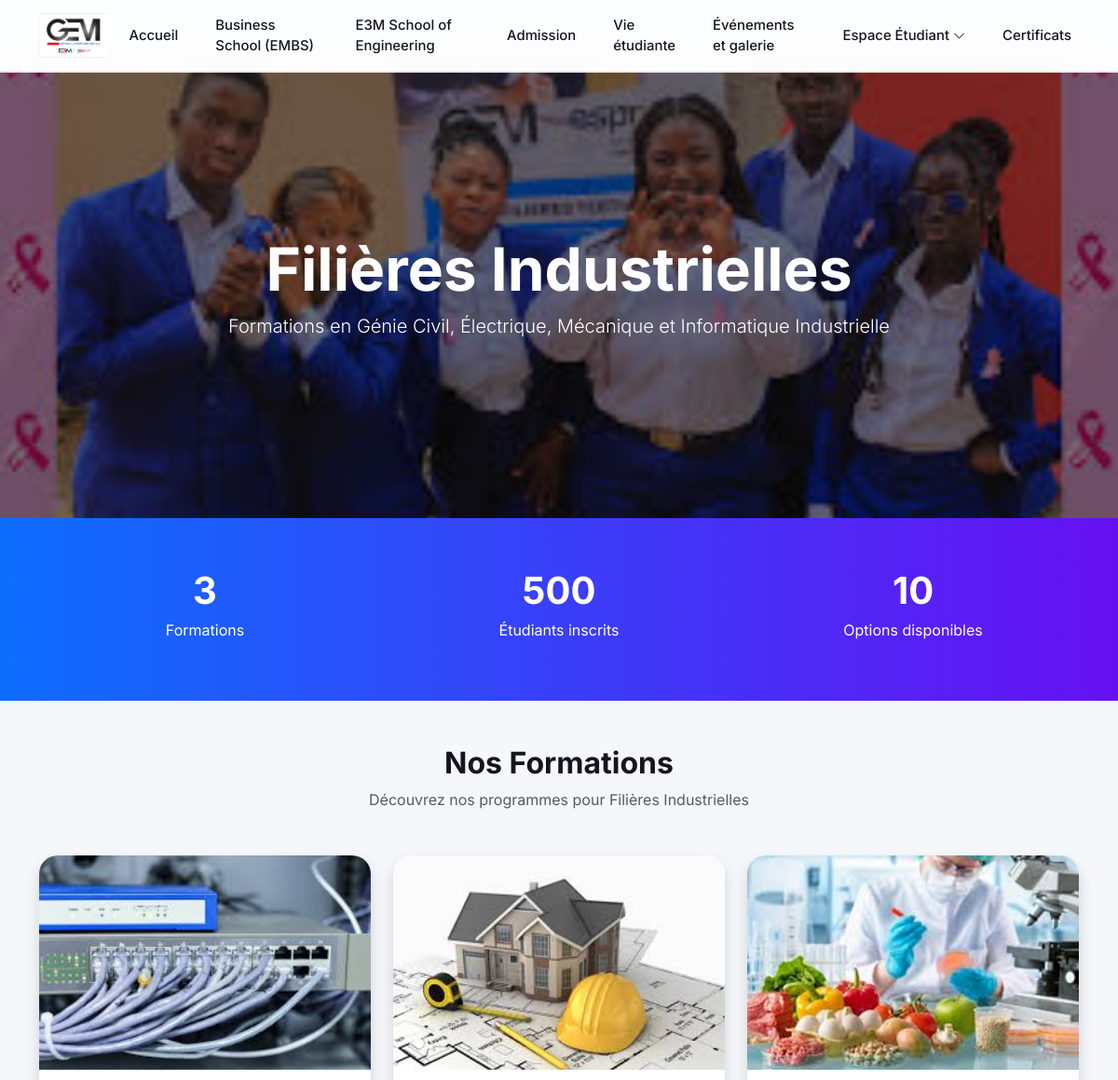
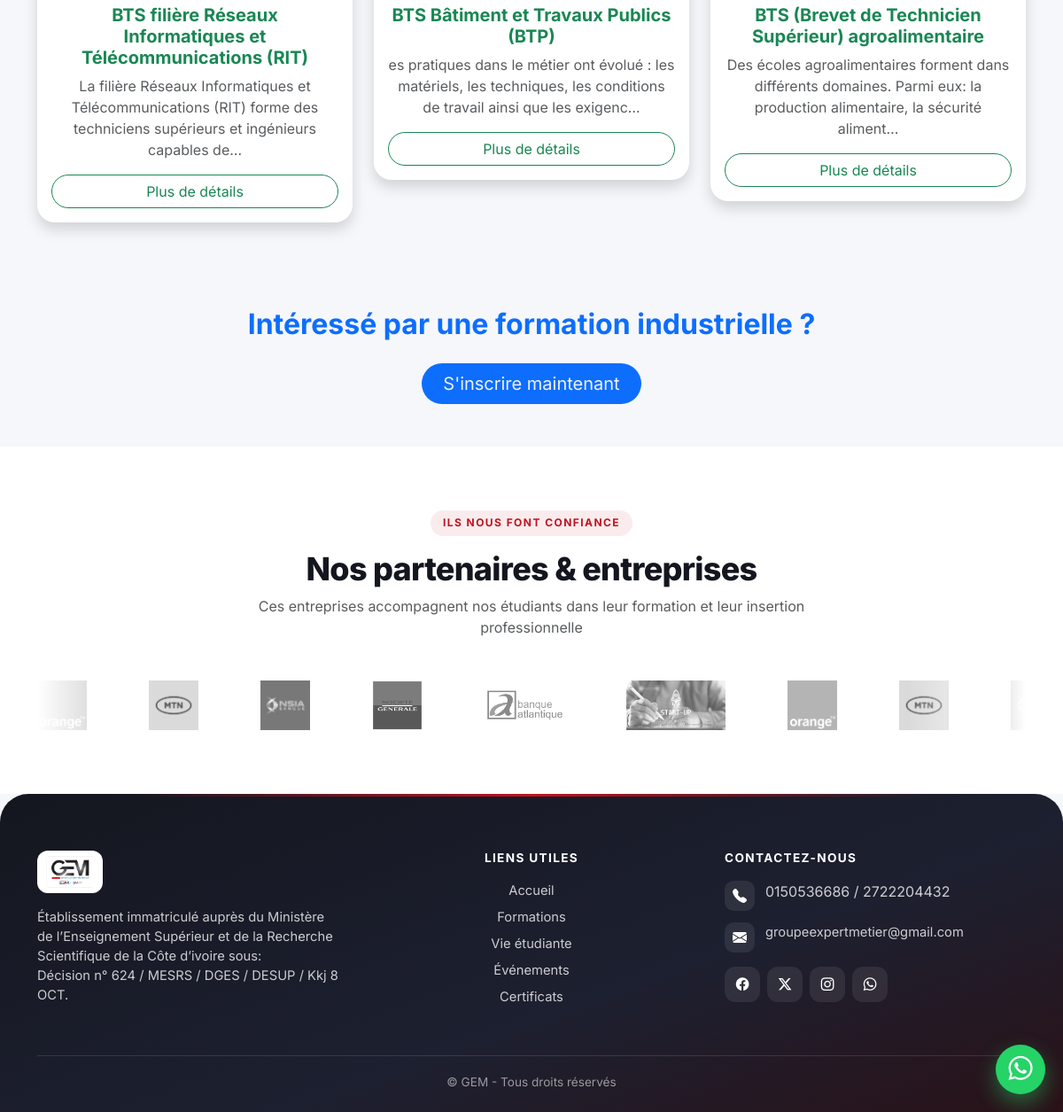
Screenshot of /filiere-industrielles/ with the database file from the repository (2 pictures, top to bottom).
### myapp/models.py (models this page shows, shortened)
class HomePage(models.Model):
    site_name = models.CharField(max_length=255)
    logo = models.ImageField(upload_to="logos/")
    welcome_titre = models.CharField(max_length=255)
    welcome_message = RichTextField(default="Bienvenue sur notre site")
    action1_message = models.CharField(max_length=255)
    action1_lien = models.CharField(max_length=255)
    action2_message = models.CharField(max_length=255)
    action2_lien = models.CharField(max_length=255)
    contact_message = RichTextField(default="Contactez-nous")
    about_message = RichTextField(default="Bienvenue sur notre site")
    footer_message = RichTextField(default="© 2025 – Tous droits réservés")
    footer_bouton_message = models.CharField(max_length=255, default="En savoir plus")
    class Meta:
        verbose_name = "Page d'accueil"
        verbose_name_plural = "Pages d'accueil"

class Formation(models.Model):
    titre = models.CharField(max_length=200, default="Formation par défaut")
    description = models.TextField()
    details = models.TextField(blank=True, null=True)
    type_filiere = models.CharField(
        max_length=50,
        choices=TYPE_FILIERE_CHOICES,
        default='bts'
    )
    image = models.ImageField(upload_to='formations/', blank=True, null=True)

### myapp/views.py (the view)
# urls.py: path('filiere-industrielles/', views.filiere_industrielles, name='formations_industrielles'),
def filiere_industrielles(request):
    industrielles = Formation.objects.filter(type_filiere='industrielle')
    return render(request, 'filiere_industrielles.htm', {'industrielles': industrielles})

### myapp/context_processors.py (called while the page is built)
def home_data(request):
    return {
        "home_data": HomePage.objects.first()
    }

### myapp/templates/filiere_industrielles.htm (shortened to what this page needs)
{% extends 'base.html' %}
{% load static %}
{% block content %}
<link href="https://unpkg.com/aos@2.3.4/dist/aos.css" rel="stylesheet">
<section class="hero">
  <div>
    <h1 class="display-3 fw-bold" data-aos="fade-up">Filières Industrielles</h1>
    <p class="lead" data-aos="fade-up" data-aos-delay="200">
      Formations en Génie Civil, Électrique, Mécanique et Informatique Industrielle
    </p>
  </div>
</section>
<section class="stats text-center py-5">
  <div class="container">
    <div class="row">
      <div class="col-md-4"><div class="stat-number" id="countFiliere">{{ industrielles|length }}</div><p>Formations</p></div>
      <div class="col-md-4"><div class="stat-number" id="countStudents">500</div><p>Étudiants inscrits</p></div>
      <div class="col-md-4"><div class="stat-number" id="countOptions">10</div><p>Options disponibles</p></div>
    </div>
  </div>
</section>
<section class="container py-5">
  <div class="text-center mb-5"><h2 class="fw-bold">Nos Formations</h2><p class="text-muted">Découvrez nos programmes pour Filières Industrielles</p></div>
  <div class="row g-4">
    {% for formation in industrielles %}
    <div class="col-md-4" data-aos="zoom-in">
      <div class="card formation-card shadow">
        {% if formation.image %}
          <img src="{{ formation.image.url }}" alt="{{ formation.titre }}">
        {% else %}
          <img src="{% static 'images/formation.jpg' %}" alt="{{ formation.titre }}">
        {% endif %}
        <div class="card-body text-center d-flex flex-column">
          <h5 class="fw-bold text-success">{{ formation.titre }}</h5>
          <p class="text-muted">{{ formation.description|truncatechars:120 }}</p>
          <button class="btn btn-outline-success rounded-pill mt-auto" data-bs-toggle="modal" data-bs-target="#modal{{ forloop.counter }}">Plus de détails</button>
        </div>
      </div>
    </div>
    {% endfor %}
  </div>
</section>
<section class="cta-section text-center py-5">
  <h2 class="fw-bold" style="color: #0d6efd;">Intéressé par une formation industrielle ?</h2>
  <a href="{% url 'preinscription' %}" class="btn btn-lg rounded-pill mt-3 px-4" style="background-color: #0d6efd; color:#f0f0f0; border:none;">S'inscrire maintenant</a>
</section>
{% endblock %}

### myapp/templates/base.html (shortened to what this page needs)
{% load static %}
<!DOCTYPE html>
<html lang="fr">
<head>
    <link href="https://cdn.jsdelivr.net/npm/bootstrap@5.3.3/dist/css/bootstrap.min.css" rel="stylesheet">
    <link rel="stylesheet" href="https://cdn.jsdelivr.net/npm/bootstrap-icons@1.11.3/font/bootstrap-icons.css">
    <link rel="stylesheet" href="https://cdnjs.cloudflare.com/ajax/libs/font-awesome/6.5.2/css/all.min.css">
    <link rel="stylesheet" href="https://cdn.jsdelivr.net/npm/aos@2.3.4/dist/aos.css">
    <link rel="stylesheet" href="https://cdn.jsdelivr.net/npm/swiper@11/swiper-bundle.min.css" />
    <link href="https://cdnjs.cloudflare.com/ajax/libs/lightbox2/2.11.4/css/lightbox.min.css" rel="stylesheet">
</head>
<body>
    <nav class="navbar navbar-expand-lg fixed-top">
        <div class="container">
            <a class="navbar-brand" href="/">
                {% if home_data.logo %}
                <img src="{{ home_data.logo.url }}" alt="{{ home_data.site_name }}">
                {% else %}
                {{ home_data.site_name }}
                {% endif %}
            </a>
            <div class="collapse navbar-collapse justify-content-end" id="mainNavbar">
                <ul class="navbar-nav align-items-lg-center gap-lg-4">
                    <li class="nav-item">
                        <a class="nav-link {% if request.resolver_match.url_name == 'home' %}active fw-bold{% endif %}"
                            href="{% url 'home' %}">Accueil</a>
                    </li>
                    <li class="nav-item">
                        <a class="nav-link {% if request.resolver_match.url_name == 'formations' %}active fw-bold{% endif %}"
                            href="{% url 'formations' %}">Business School (EMBS)</a>
                    </li>
                    <li class="nav-item">
                        <a class="nav-link {% if request.resolver_match.url_name == 'e3m_school' %}active fw-bold{% endif %}"
                            href="{% url 'e3m_school' %}">E3M School of Engineering</a>
                    </li>
                    <li class="nav-item">
                        <a class="nav-link {% if request.resolver_match.url_name == 'admission' %}active fw-bold{% endif %}"
                            href="{% url 'admission' %}">Admission</a>
                    </li>
                    <li class="nav-item">
                        <a class="nav-link {% if request.resolver_match.url_name == 'vie_associative' %}active fw-bold{% endif %}"
                            href="{% url 'vie_associative' %}">Vie étudiante</a>
                    </li>
                    <li class="nav-item">
                        <a class="nav-link {% if request.resolver_match.url_name == 'evenements' %}active fw-bold{% endif %}"
                            href="{% url 'evenements' %}">Événements et galerie</a>
                    </li>
                    <li class="nav-item dropdown">
                        <a class="nav-link dropdown-toggle {% if request.resolver_match.url_name == 'inscription' or request.resolver_match.url_name == 'preinscription' %}active fw-bold{% endif %}"
                            href="#" id="etudiantsDropdown" role="button" data-bs-toggle="dropdown"
                            aria-expanded="false">
                            Espace Étudiant <i class="bi bi-chevron-down small"></i>
                        </a>
                    </li>
                    <li class="nav-item">
                        <a class="nav-link {% if request.resolver_match.url_name == 'certificats' %}active fw-bold{% endif %}"
                            href="{% url 'certificats' %}">Certificats</a>
                    </li>
                </ul>
            </div>
        </div>
    </nav>
    {% block content %}
    {% endblock %}
    <section class="partners-section">
        <div class="container">
            <div class="text-center mb-5">
                <span class="gem-eyebrow">Ils nous font confiance</span>
                <h2>Nos partenaires &amp; entreprises</h2>
                <p class="text-muted mx-auto" style="max-width:640px;">
                    Ces entreprises accompagnent nos étudiants dans leur formation et leur insertion professionnelle
                </p>
            </div>
            <div class="logo-slider">
                <div class="logo-track">
                    <img src="{% static 'images/partners/p1o.png' %}" alt="Partenaire">
                    <img src="{% static 'images/partners/p2mt.png' %}" alt="Partenaire">
                    <img src="{% static 'images/partners/p3nsia.png' %}" alt="Partenaire">
                    <img src="{% static 'images/partners/p4sgbci.png' %}" alt="Partenaire">
                    <img src="{% static 'images/partners/p5antl.png' %}" alt="Partenaire">
                    <img src="{% static 'images/partners/p6star.jpg' %}" alt="Partenaire">
                    <img src="{% static 'images/partners/p1o.png' %}" alt="" aria-hidden="true">
                    <img src="{% static 'images/partners/p2mt.png' %}" alt="" aria-hidden="true">
                    <img src="{% static 'images/partners/p3nsia.png' %}" alt="" aria-hidden="true">
                </div>
            </div>
        </div>
    </section>
    <footer class="footer">
        <div class="container">
            <div class="row g-5">
                <div class="col-lg-4 text-center text-lg-start">
                    {% if home_data.logo %}
                    <img src="{{ home_data.logo.url }}" alt="Logo" height="48" class="mb-3"
                        style="background:#fff;border-radius:12px;padding:6px 10px;">
                    {% endif %}
                    <p class="mb-0">{{ home_data.footer_message|safe }}</p>
                </div>
                <div class="col-sm-6 col-lg-4 text-center text-sm-start text-lg-center">
                    <h6>Liens utiles</h6>
                    <ul class="list-unstyled footer-links mb-0">
                        <li class="mb-2"><a href="{% url 'home' %}">Accueil</a></li>
                        <li class="mb-2"><a href="{% url 'formations' %}">Formations</a></li>
                        <li class="mb-2"><a href="{% url 'vie_associative' %}">Vie étudiante</a></li>
                        <li class="mb-2"><a href="{% url 'evenements' %}">Événements</a></li>
                        <li class="mb-2"><a href="{% url 'certificats' %}">Certificats</a></li>
                    </ul>
                </div>
                <div class="col-sm-6 col-lg-4">
                    <h6>Contactez-nous</h6>
                    <div class="contact-item">
                        <i class="bi bi-telephone-fill"></i>
                        <span>0150536686 / 2722204432</span>
                    </div>
                    <div class="contact-item">
                        <i class="bi bi-envelope-fill"></i>
                        <a href="mailto:groupeexpertmetier@gmail.com">groupeexpertmetier@gmail.com</a>
                    </div>
                    <div class="social d-flex gap-2 mt-3">
                        <a href="https://www.facebook.com/share/p/14YeWXSMCHP/" target="_blank" rel="noopener"
                            aria-label="Facebook"><i class="bi bi-facebook"></i></a>
                        <a href="#" aria-label="X"><i class="bi bi-twitter-x"></i></a>
                        <a href="#" aria-label="Instagram"><i class="bi bi-instagram"></i></a>
                        <a href="https://wa.me/2250150536686" target="_blank" rel="noopener" class="wa"
                            aria-label="WhatsApp"><i class="bi bi-whatsapp"></i></a>
                    </div>
                </div>
            </div>
            <hr>
            <div class="text-center copyright">
                &copy; {{ home_data.site_name }} - Tous droits réservés
            </div>
        </div>
    </footer>
    <a href="https://wa.me/2250150536686" target="_blank" rel="noopener" class="wa-float" aria-label="WhatsApp">
        <i class="bi bi-whatsapp"></i>
    </a>
</body>
</html>

### myapp/templates/base.html (style rules this page uses)
:root { --gem-primary: #c1121f; --gem-primary-dark: #8b0d16; --gem-accent: #4b5cb8; --gem-ink: #14161f; --gem-muted: #6b7280; --gem-bg: #f6f7fb; --nav-h: 76px; }
html { scroll-behavior: smooth; }
body { background-color: var(--gem-bg); font-family: 'Inter', system-ui, -apple-system, 'Segoe UI', sans-serif; color: var(--gem-ink); padding-top: var(--nav-h); -webkit-font-smoothing: antialiased; }
.navbar { min-height: var(--nav-h); background: rgba(255, 255, 255, .82); backdrop-filter: blur(16px) saturate(160%); -webkit-backdrop-filter: blur(16px) saturate(160%); border-bottom: 1px solid rgba(20, 22, 31, .06); transition: box-shadow .3s ease, background .3s ease; padding: .5rem 0; }
.navbar-brand img { height: 48px; width: auto; transition: transform .3s ease; }
.navbar-brand { font-weight: 800; color: var(--gem-ink); }
.navbar-nav .nav-link { position: relative; font-weight: 500; font-size: .93rem; color: var(--gem-ink); padding: .5rem .2rem; transition: color .25s ease; }
.navbar-nav .nav-link::after { content: ""; position: absolute; left: 0; bottom: 0; width: 100%; height: 2px; border-radius: 2px; background: var(--gem-primary); transform: scaleX(0); transform-origin: left; transition: transform .3s ease; }
.navbar-nav .dropdown-toggle::after { display: none; }
.partners-section { background: #fff; overflow: hidden; padding: 4.5rem 0; }
.gem-eyebrow { display: inline-block; font-size: .75rem; font-weight: 700; letter-spacing: .12em; text-transform: uppercase; color: var(--gem-primary); background: rgba(193, 18, 31, .08); padding: .35rem .9rem; border-radius: 999px; margin-bottom: 1rem; }
.partners-section h2 { font-weight: 800; letter-spacing: -.02em; font-size: clamp(1.7rem, 3vw, 2.3rem); }
.logo-slider { overflow: hidden; position: relative; -webkit-mask-image: linear-gradient(90deg, transparent, #000 12%, #000 88%, transparent); mask-image: linear-gradient(90deg, transparent, #000 12%, #000 88%, transparent); }
.logo-track { display: flex; align-items: center; gap: 70px; width: max-content; animation: scrollLogos 30s linear infinite; }
.logo-track img { height: 56px; width: auto; opacity: .65; filter: grayscale(100%); transition: all .3s ease; }
.footer { position: relative; background: linear-gradient(160deg, #14161f 0%, #1d2030 60%, #2a1218 100%); color: rgba(255, 255, 255, .78); padding: 4rem 0 1.5rem; border-top-left-radius: 32px; border-top-right-radius: 32px; }
.footer::before { content: ""; position: absolute; top: 0; left: 12%; right: 12%; height: 3px; border-radius: 3px; background: linear-gradient(90deg, transparent, var(--gem-primary), transparent); }
.footer h6 { color: #fff; font-weight: 700; font-size: .85rem; letter-spacing: .1em; text-transform: uppercase; margin-bottom: 1.1rem; }
.footer p, .footer li, .footer a { font-size: .92rem; }
.footer a { color: rgba(255, 255, 255, .78); text-decoration: none; transition: color .2s ease, padding-left .2s ease; }
.footer .contact-item { display: flex; align-items: flex-start; gap: .75rem; margin-bottom: .8rem; }
.footer .contact-item i { width: 34px; height: 34px; flex: 0 0 34px; display: flex; align-items: center; justify-content: center; border-radius: 10px; background: rgba(255, 255, 255, .08); color: #fff; }
.footer .social a { width: 40px; height: 40px; display: inline-flex; align-items: center; justify-content: center; border-radius: 12px; background: rgba(255, 255, 255, .08); color: #fff; transition: transform .25s ease, background .25s ease; }
.footer hr { border-color: rgba(255, 255, 255, .12); margin: 2.5rem 0 1.2rem; opacity: 1; }
.footer .copyright { font-size: .85rem; color: rgba(255, 255, 255, .55); }
.wa-float { position: fixed; right: 20px; bottom: 20px; z-index: 1040; width: 56px; height: 56px; border-radius: 50%; display: flex; align-items: center; justify-content: center; background: #25D366; color: #fff; font-size: 1.7rem; box-shadow: 0 10px 25px rgba(37, 211, 102, .45); transition: transform .25s ease; }

### rows the page displays
HomePage: logo (picture), footer_message "Établissement immatriculé auprès du Ministère de l’Enseignement Supérieur et de la Recherche Scientifique de la Côte d’ivoire sous: Décision n° 624 / MESRS / DGES / DESUP / Kkj 8 OCT.", site_name "GEM"
Formation: image (picture), titre "BTS filière Réseaux Informatiques et Télécommunications (RIT)", description "La filière Réseaux Informatiques et Télécommunications (RIT) forme des techniciens supérieurs et ingénieurs capables de…"
Formation: image (picture), titre "BTS Bâtiment et Travaux Publics (BTP)", description "es pratiques dans le métier ont évolué : les matériels, les techniques, les conditions de travail ainsi que les exigenc…"
Formation: image (picture), titre "BTS (Brevet de Technicien Supérieur) agroalimentaire", description "Des écoles agroalimentaires forment dans différents domaines. Parmi eux: la production alimentaire, la sécurité aliment…"

### other values shown
{{ industrielles|length }} "3"
